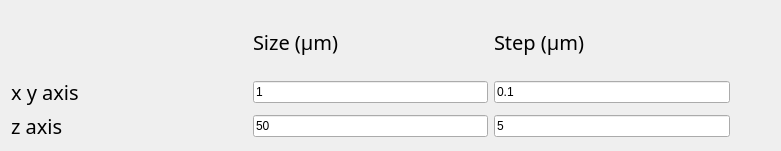
                          <widget class="QWidget" name="gridLayoutWidget_6">
                           <property name="geometry">
                            <rect>
                             <x>80</x>
                             <y>870</y>
                             <width>781</width>
                             <height>151</height>
                            </rect>
                           </property>
                           <layout class="QGridLayout" name="gridLayout_5">
                            <item row="3" column="2">
                             <widget class="QLineEdit" name="autofocus_size_z">
                              <property name="enabled">
                               <bool>true</bool>
                              </property>
                              <property name="sizePolicy">
                               <sizepolicy hsizetype="Preferred" vsizetype="Fixed">
                                <horstretch>0</horstretch>
                                <verstretch>0</verstretch>
                               </sizepolicy>
                              </property>
                              <property name="styleSheet">
                               <string notr="true">font: 63 20pt &quot;Segoe UI Semibold&quot;;</string>
                              </property>
                              <property name="text">
                               <string>50</string>
                              </property>
                             </widget>
                            </item>
                            <item row="1" column="2">
                             <widget class="QLabel" name="label_17">
                              <property name="sizePolicy">
                               <sizepolicy hsizetype="Preferred" vsizetype="Preferred">
                                <horstretch>0</horstretch>
                                <verstretch>0</verstretch>
                               </sizepolicy>
                              </property>
                              <property name="font">
                               <font>
                                <family>Segoe UI Semibold</family>
                                <pointsize>15</pointsize>
                                <italic>false</italic>
                                <bold>false</bold>
                               </font>
                              </property>
                              <property name="styleSheet">
                               <string notr="true">font: 63 15pt &quot;Segoe UI Semibold&quot;;</string>
                              </property>
                              <property name="text">
                               <string>Size (μm)</string>
                              </property>
                              <property name="wordWrap">
                               <bool>true</bool>
                              </property>
                              <property name="textInteractionFlags">
                               <set>Qt::NoTextInteraction</set>
                              </property>
                             </widget>
                            </item>
                            <item row="2" column="5">
                             <spacer name="horizontalSpacer_21">
                              <property name="orientation">
                               <enum>Qt::Vertical</enum>
                              </property>
                              <property name="sizeType">
                               <enum>QSizePolicy::Fixed</enum>
                              </property>
                              <property name="sizeHint" stdset="0">
                               <size>
                                <width>40</width>
                                <height>20</height>
                               </size>
                              </property>
                             </spacer>
                            </item>
                            <item row="3" column="4">
                             <widget class="QLineEdit" name="confocal_step_z">
                              <property name="enabled">
                               <bool>true</bool>
                              </property>
                              <property name="sizePolicy">
                               <sizepolicy hsizetype="Preferred" vsizetype="Fixed">
                                <horstretch>0</horstretch>
                                <verstretch>0</verstretch>
                               </sizepolicy>
                              </property>
                              <property name="styleSheet">
                               <string notr="true">font: 63 20pt &quot;Segoe UI Semibold&quot;;</string>
                              </property>
                              <property name="text">
                               <string>5</string>
                              </property>
                             </widget>
                            </item>
                            <item row="2" column="0">
                             <widget class="QLabel" name="label_14">
                              <property name="font">
                               <font>
                                <family>Segoe UI Semibold</family>
                                <pointsize>15</pointsize>
                                <italic>false</italic>
                                <bold>false</bold>
                               </font>
                              </property>
                              <property name="styleSheet">
                               <string notr="true">font: 63 15pt &quot;Segoe UI Semibold&quot;;</string>
                              </property>
                              <property name="text">
                               <string>x y axis</string>
                              </property>
                              <property name="wordWrap">
                               <bool>true</bool>
                              </property>
                              <property name="textInteractionFlags">
                               <set>Qt::NoTextInteraction</set>
                              </property>
                             </widget>
                            </item>
                            <item row="3" column="0">
                             <widget class="QLabel" name="label_15">
                              <property name="font">
                               <font>
                                <family>Segoe UI Semibold</family>
                                <pointsize>15</pointsize>
                                <italic>false</italic>
                                <bold>false</bold>
                               </font>
                              </property>
                              <property name="styleSheet">
                               <string notr="true">font: 63 15pt &quot;Segoe UI Semibold&quot;;</string>
                              </property>
                              <property name="text">
                               <string>z axis</string>
                              </property>
                              <property name="wordWrap">
                               <bool>true</bool>
                              </property>
                              <property name="textInteractionFlags">
                               <set>Qt::NoTextInteraction</set>
                              </property>
                             </widget>
                            </item>
                            <item row="1" column="4">
                             <widget class="QLabel" name="label_16">
                              <property name="font">
                               <font>
                                <family>Segoe UI Semibold</family>
                                <pointsize>15</pointsize>
                                <italic>false</italic>
                                <bold>false</bold>
                               </font>
                              </property>
                              <property name="styleSheet">
                               <string notr="true">font: 63 15pt &quot;Segoe UI Semibold&quot;;</string>
                              </property>
                              <property name="text">
                               <string>Step (μm)</string>
                              </property>
                              <property name="wordWrap">
                               <bool>true</bool>
                              </property>
                              <property name="textInteractionFlags">
                               <set>Qt::NoTextInteraction</set>
                              </property>
                             </widget>
                            </item>
                            <item row="3" column="5">
                             <spacer name="horizontalSpacer_24">
                              <property name="orientation">
                               <enum>Qt::Vertical</enum>
                              </property>
                              <property name="sizeType">
                               <enum>QSizePolicy::Fixed</enum>
                              </property>
                              <property name="sizeHint" stdset="0">
                               <size>
                                <width>40</width>
                                <height>20</height>
                               </size>
                              </property>
                             </spacer>
                            </item>
                            <item row="2" column="4">
                             <widget class="QLineEdit" name="confocal_step_xy">
                              <property name="enabled">
                               <bool>true</bool>
                              </property>
                              <property name="sizePolicy">
                               <sizepolicy hsizetype="Preferred" vsizetype="Fixed">
                                <horstretch>0</horstretch>
                                <verstretch>0</verstretch>
                               </sizepolicy>
                              </property>
                              <property name="styleSheet">
                               <string notr="true">font: 63 20pt &quot;Segoe UI Semibold&quot;;</string>
                              </property>
                              <property name="text">
                               <string>0.1</string>
                              </property>
                             </widget>
                            </item>
                            <item row="2" column="2">
                             <widget class="QLineEdit" name="autofocus_size_xy">
                              <property name="enabled">
                               <bool>true</bool>
                              </property>
                              <property name="sizePolicy">
                               <sizepolicy hsizetype="Preferred" vsizetype="Fixed">
                                <horstretch>0</horstretch>
                                <verstretch>0</verstretch>
                               </sizepolicy>
                              </property>
                              <property name="styleSheet">
                               <string notr="true">font: 63 20pt &quot;Segoe UI Semibold&quot;;</string>
                              </property>
                              <property name="text">
                               <string>1</string>
                              </property>
                             </widget>
                            </item>
                           </layout>
                          </widget>
